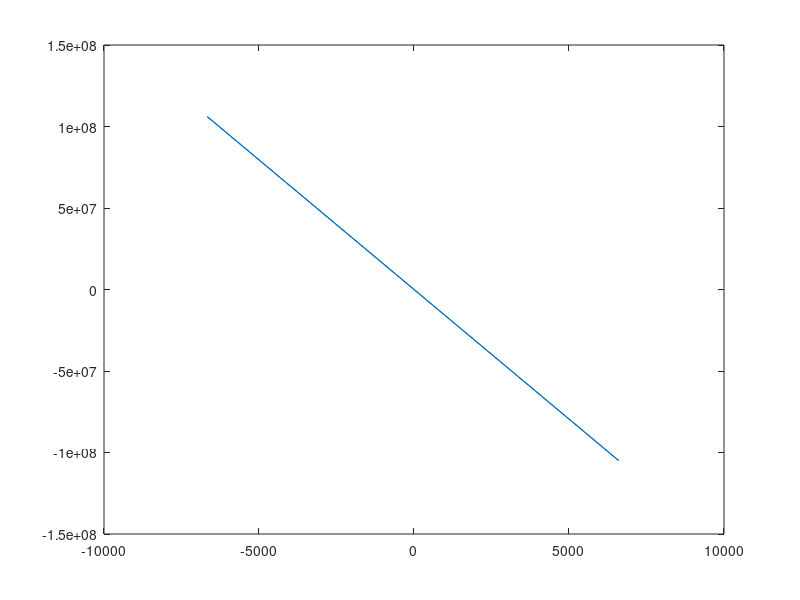

The MATLAB script that drew this image:
close;
K = 10^4;
Ron = 100;
Roff = 16*10^3;

t = -1:0.1:1;
A = 2;
x0 = 0;
w = 3;
x = x0 -K*A*cos(w*t)/w;
M = Ron*x + Roff*(1-x);

plot(x, M);
